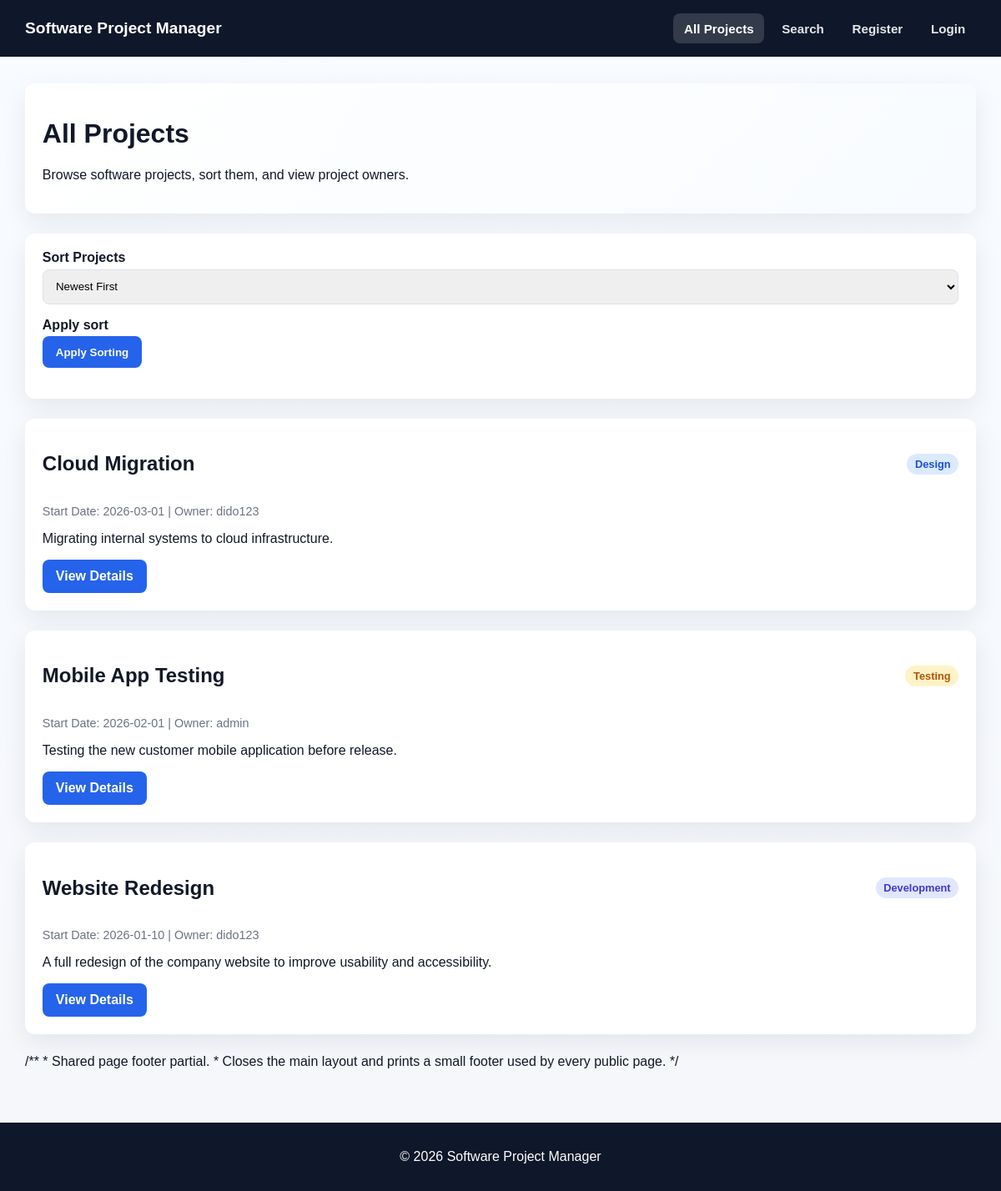
The page / on the database its author committed.
### tables this page shows
CREATE TABLE projects (
    pid INT UNSIGNED AUTO_INCREMENT PRIMARY KEY,
    title VARCHAR(150) NOT NULL,
    start_date DATE NOT NULL,
    end_date DATE DEFAULT NULL,
    short_description TEXT NOT NULL,
    phase ENUM('design', 'development', 'testing', 'deployment', 'complete') NOT NULL,
    uid INT UNSIGNED NOT NULL,
    created_at TIMESTAMP DEFAULT CURRENT_TIMESTAMP,
    updated_at TIMESTAMP DEFAULT CURRENT_TIMESTAMP ON UPDATE CURRENT_TIMESTAMP,
    CONSTRAINT fk_projects_user
        FOREIGN KEY (uid) REFERENCES users(uid)
        ON DELETE CASCADE
        ON UPDATE CASCADE
);

CREATE TABLE users (
    uid INT UNSIGNED AUTO_INCREMENT PRIMARY KEY,
    username VARCHAR(50) NOT NULL UNIQUE,
    password VARCHAR(255) NOT NULL,
    email VARCHAR(100) NOT NULL UNIQUE,
    role ENUM('user', 'admin') NOT NULL DEFAULT 'user',
    created_at TIMESTAMP DEFAULT CURRENT_TIMESTAMP
);

### includes/functions.php (called while the page is built, shortened)
<?php
function e(string $value): string
{
    return htmlspecialchars($value, ENT_QUOTES, 'UTF-8');
}
function phaseLabel(string $phase): string
{
    return ucfirst($phase);
}

### public/index.php (the view, shortened to what this page needs)
<?php
require_once __DIR__ . '/../includes/functions.php';
$pdo = getPDO();
$sort = $_GET['sort'] ?? 'start_desc';
$sortOptions = [
    'start_desc' => 'p.start_date DESC, p.pid DESC',
    'start_asc'  => 'p.start_date ASC, p.pid ASC',
    'title_asc'  => 'p.title ASC, p.pid ASC',
    'title_desc' => 'p.title DESC, p.pid DESC'
];
$orderBy = $sortOptions[$sort] ?? $sortOptions['start_desc'];
$totalStmt = $pdo->query("SELECT COUNT(*) FROM projects");
$totalProjects = (int) $totalStmt->fetchColumn();
$pagination = paginate($totalProjects, 5);
$stmt = $pdo->prepare("
    SELECT p.pid, p.title, p.start_date, p.short_description, p.phase, u.username
    FROM projects p
    INNER JOIN users u ON p.uid = u.uid
    ORDER BY $orderBy
    LIMIT :limit OFFSET :offset
");
$stmt->bindValue(':limit', $pagination['per_page'], PDO::PARAM_INT);
$stmt->bindValue(':offset', $pagination['offset'], PDO::PARAM_INT);
$stmt->execute();
$projects = $stmt->fetchAll();
require_once __DIR__ . '/../includes/header.php';
?>
<div class="card hero-card">
    <h1>All Projects</h1>
    <p class="small-text">Browse software projects, sort them, and view project owners.</p>
</div>
<div class="card">
    <form method="GET" action="index.php" class="search-bar">
        <div class="form-group">
            <label for="sort">Sort Projects</label>
            <select name="sort" id="sort">
                <option value="start_desc" <?= $sort === 'start_desc' ? 'selected' : '' ?>>Newest First</option>
            </select>
        </div>
        <div class="form-group sort-button-wrap">
            <label class="visually-hidden" for="sort-submit">Apply sort</label>
            <button id="sort-submit" type="submit">Apply Sorting</button>
        </div>
    </form>
</div>
<?php if (!$projects): ?>
    <div class="card"><p>No projects found.</p></div>
<?php else: ?>
    <?php foreach ($projects as $project): ?>
        <article class="card project-card">
            <div class="project-top">
                <h2><?= e($project['title']) ?></h2>
                <span class="badge badge-<?= e($project['phase']) ?>"><?= e(phaseLabel($project['phase'])) ?></span>
            </div>
            <p class="project-meta">Start Date: <?= e($project['start_date']) ?> | Owner: <?= e($project['username']) ?></p>
            <p><?= e($project['short_description']) ?></p>
            <div class="actions">
                <a class="btn" href="project.php?id=<?= (int) $project['pid'] ?>">View Details</a>
            </div>
        </article>
    <?php endforeach; ?>
<?php endif; ?>
<?php require_once __DIR__ . '/../includes/footer.php'; ?>

### public/assets/css/style.css (style rules this page uses)
* { box-sizing: border-box; }
:root { --bg: #f5f7fb; --surface: #ffffff; --surface-alt: #f8fafc; --text: #111827; --muted: #6b7280; --primary: #2563eb; --primary-dark: #1d4ed8; --secondary: #374151; --secondary-dark: #1f2937; --danger: #dc2626; --danger-dark: #b91c1c; --success: #166534; --success-bg: #dcfce7; --error-bg: #fee2e2; --error-text: #991b1b; --border: #dbe2ea; --shadow: 0 10px 30px rgba(15, 23, 42, 0.08); --radius: 14px; }
body { margin: 0; font-family: Arial, Helvetica, sans-serif; background: linear-gradient(180deg, #f8fbff 0%, #f5f7fb 100%); color: var(--text); }
.card { background: #fff; padding: 1.3rem; border-radius: 12px; box-shadow: var(--shadow); margin-bottom: 1.5rem; }
.hero-card { background: linear-gradient(135deg, #ffffff 0%, #f8fbff 100%); }
.project-card { background: #fff; }
.project-top { display: flex; justify-content: space-between; align-items: center; }
.project-meta { color: var(--muted); font-size: 0.9rem; }
.form-group { margin-bottom: 1rem; }
label { font-weight: bold; display: block; margin-bottom: 0.3rem; }
input, select, textarea { width: 100%; padding: 0.7rem; border-radius: 8px; border: 1px solid var(--border); }
button, .btn { background: var(--primary); color: #fff; padding: 0.7rem 1rem; border-radius: 8px; border: none; cursor: pointer; font-weight: bold; text-decoration: none; }
.actions { display: flex; gap: 0.5rem; flex-wrap: wrap; }
.badge { padding: 0.3rem 0.6rem; border-radius: 20px; font-size: 0.8rem; font-weight: bold; }
.badge-design { background: #dbeafe; color: #1d4ed8; }
.badge-development { background: #e0e7ff; color: #4338ca; }
.badge-testing { background: #fef3c7; color: #b45309; }

### rows shown on the page
projects: title "Cloud Migration", phase "Design", start_date "2026-03-01", uid.username "dido123", short_description "Migrating internal systems to cloud infrastructure."
projects: title "Mobile App Testing", phase "Testing", start_date "2026-02-01", uid.username "admin", short_description "Testing the new customer mobile application before release."
projects: title "Website Redesign", phase "Development", start_date "2026-01-10", uid.username "dido123", short_description "A full redesign of the company website to improve usability and accessibility."

### other values the page prints
APP_NAME "Software Project Manager"
